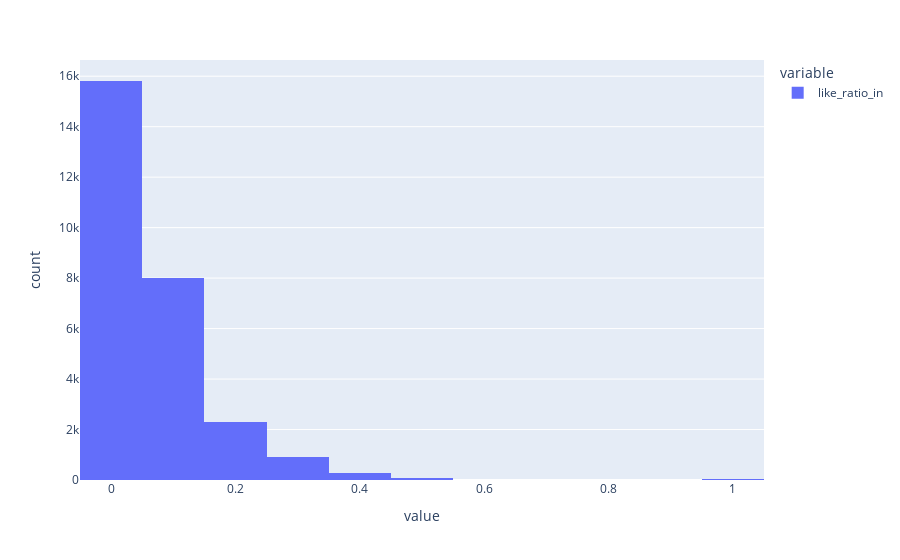

Source (notebook cell):
### Code cell
px.histogram(df_res[df_res.gender=='M'].like_ratio_in, nbins=20)

### Figure 1 — Plotly figure (JSON) as saved in the notebook; plotly's stock layout.template omitted (floating-point values rounded to 4 significant figures; data arrays with more than 128 entries replaced by an {"elided": "..."} marker saying what was removed)
{"data": [{"bingroup": "x", "hovertemplate": "variable=like_ratio_in<br>value=%{x}<br>count=%{y}<extra></extra>", "legendgroup": "like_ratio_in", "marker": {"color": "#636efa", "pattern": {"shape": ""}}, "name": "like_ratio_in", "nbinsx": 20, "orientation": "v", "showlegend": true, "type": "histogram", "x": {"elided": "28173 float values"}, "xaxis": "x", "yaxis": "y"}], "layout": {"barmode": "relative", "legend": {"title": {"text": "variable"}, "tracegroupgap": 0}, "margin": {"t": 60}, "xaxis": {"anchor": "y", "domain": [0, 1], "title": {"text": "value"}}, "yaxis": {"anchor": "x", "domain": [0, 1], "title": {"text": "count"}}}}
